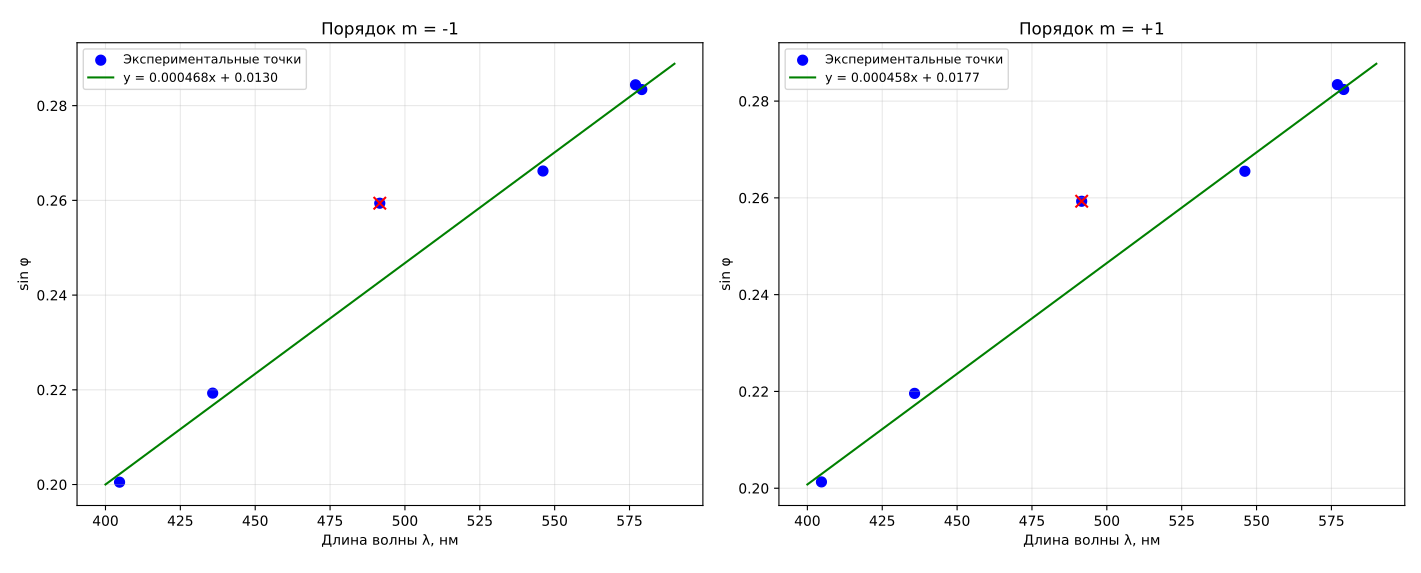

The script that drew this image:
import numpy as np
import matplotlib.pyplot as plt
from scipy import stats

# Данные
wavelength = np.array([404.7, 435.8, 491.6, 546.1, 577.0, 579.1])  # нм
sin_phi_minus1 = np.array([0.2005, 0.2193, 0.2594, 0.2662, 0.2844, 0.2834])
sin_phi_plus1 = np.array([0.2013, 0.2196, 0.2593, 0.2655, 0.2834, 0.2824])

# Индексы точек для аппроксимации (без 491.6 нм - это индекс 2)
indices_approx = [0, 1, 3, 4, 5]
indices_outlier = [2]  # точка 491.6 нм

# Создаем фигуру с двумя графиками рядом
fig, (ax1, ax2) = plt.subplots(1, 2, figsize=(14, 5))

# ===== График для -1 порядка =====
# Аппроксимация без точки 491.6 нм
slope_minus1, intercept_minus1, r_value_minus1, p_value_minus1, std_err_minus1 = \
    stats.linregress(wavelength[indices_approx], sin_phi_minus1[indices_approx])

# Создаем линию аппроксимации
x_line = np.array([400, 590])
y_line_minus1 = slope_minus1 * x_line + intercept_minus1

# Формируем уравнение прямой для легенды
eq_minus1 = f'y = {slope_minus1:.6f}x + {intercept_minus1:.4f}'

# Строим все точки
ax1.scatter(wavelength, sin_phi_minus1, color='blue', label='Экспериментальные точки', s=50)
# Выделяем точку 491.6 нм красным цветом
ax1.scatter(wavelength[indices_outlier], sin_phi_minus1[indices_outlier], 
            color='red', s=80, marker='x', zorder=5)
# Строим линию аппроксимации
ax1.plot(x_line, y_line_minus1, 'g-', label=f'{eq_minus1}')

ax1.set_xlabel('Длина волны λ, нм')
ax1.set_ylabel('sin φ')
ax1.set_title('Порядок m = -1')
ax1.legend(fontsize=9)
ax1.grid(True, alpha=0.3)

# ===== График для +1 порядка =====
# Аппроксимация без точки 491.6 нм
slope_plus1, intercept_plus1, r_value_plus1, p_value_plus1, std_err_plus1 = \
    stats.linregress(wavelength[indices_approx], sin_phi_plus1[indices_approx])

# Создаем линию аппроксимации
y_line_plus1 = slope_plus1 * x_line + intercept_plus1

# Формируем уравнение прямой для легенды
eq_plus1 = f'y = {slope_plus1:.6f}x + {intercept_plus1:.4f}'

# Строим все точки
ax2.scatter(wavelength, sin_phi_plus1, color='blue', label='Экспериментальные точки', s=50)
# Выделяем точку 491.6 нм красным цветом
ax2.scatter(wavelength[indices_outlier], sin_phi_plus1[indices_outlier], 
            color='red', s=80, marker='x', zorder=5)
# Строим линию аппроксимации
ax2.plot(x_line, y_line_plus1, 'g-', label=f'{eq_plus1}')

ax2.set_xlabel('Длина волны λ, нм')
ax2.set_ylabel('sin φ')
ax2.set_title('Порядок m = +1')
ax2.legend(fontsize=9)
ax2.grid(True, alpha=0.3)

plt.tight_layout()
plt.show()

# Вывод параметров аппроксимации
print("Параметры аппроксимации:")
print(f"\nПорядок m = -1:")
print(f"  Уравнение: sin(φ) = {slope_minus1:.6f}·λ {intercept_minus1:+.6f}")
print(f"  Угловой коэффициент: {slope_minus1:.6f} нм⁻¹")
print(f"  Свободный член: {intercept_minus1:.6f}")
print(f"  R² = {r_value_minus1**2:.6f}")
print(f"  Период решётки d = 1/slope = {1/slope_minus1:.2f} нм = {1/slope_minus1*1e-3:.2f} мкм")

print(f"\nПорядок m = +1:")
print(f"  Уравнение: sin(φ) = {slope_plus1:.6f}·λ {intercept_plus1:+.6f}")
print(f"  Угловой коэффициент: {slope_plus1:.6f} нм⁻¹")
print(f"  Свободный член: {intercept_plus1:.6f}")
print(f"  R² = {r_value_plus1**2:.6f}")
print(f"  Период решётки d = 1/slope = {1/slope_plus1:.2f} нм = {1/slope_plus1*1e-3:.2f} мкм")

print(f"\nСредний период решётки: {(1/slope_minus1 + 1/slope_plus1)/2:.2f} нм = {(1/slope_minus1 + 1/slope_plus1)/2*1e-3:.2f} мкм")
